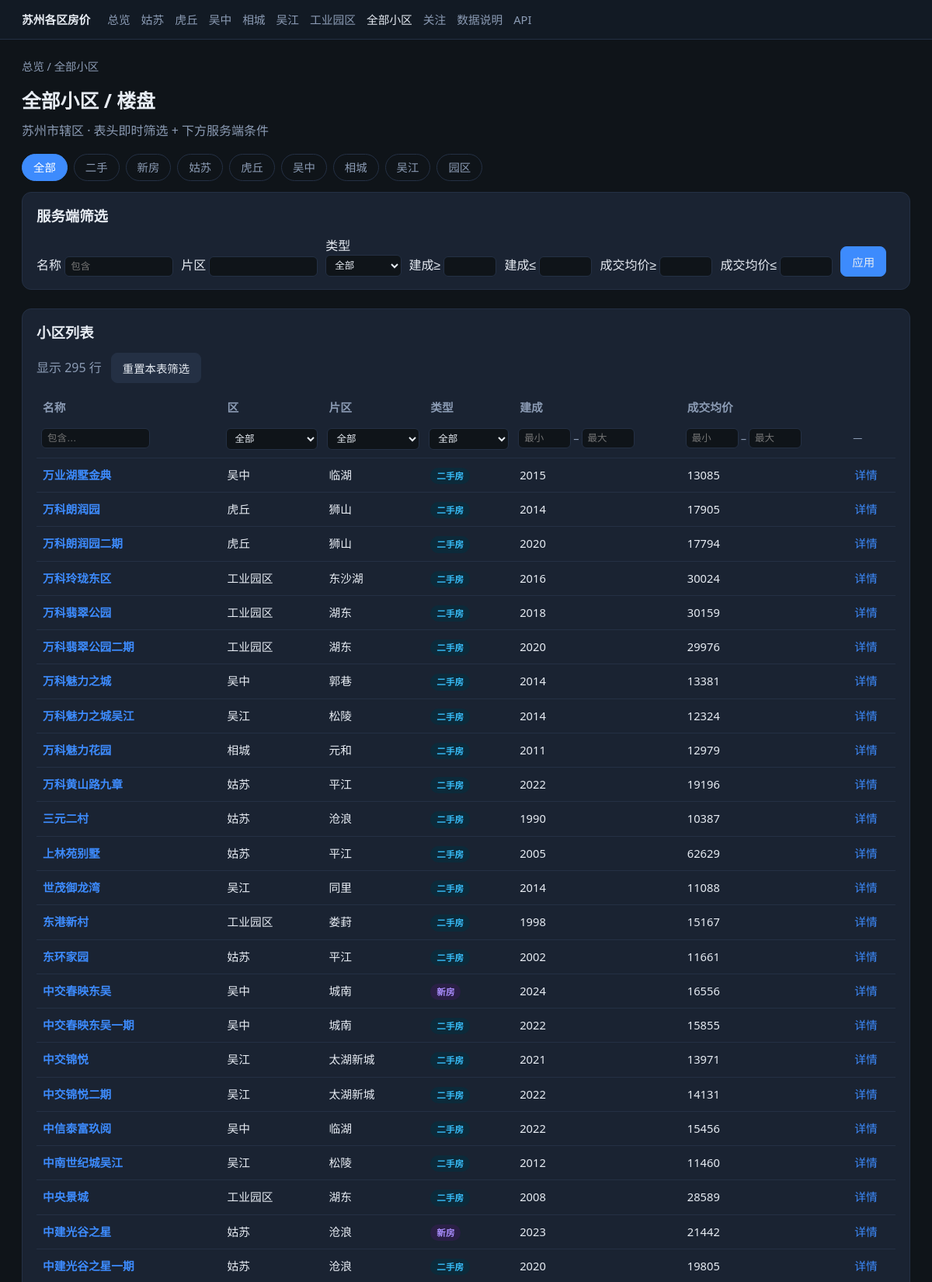
/communities (upper part), run on the app's committed database.
### db/models.py (models this page shows)
class Base(DeclarativeBase):
    pass

class Community(Base):
    __tablename__ = "communities"
    id: Mapped[int] = mapped_column(Integer, primary_key=True, autoincrement=True)
    region_id: Mapped[int] = mapped_column(ForeignKey("regions.id"), nullable=False)
    name: Mapped[str] = mapped_column(String(200), nullable=False)
    address: Mapped[Optional[str]] = mapped_column(String(500))
    area_name: Mapped[Optional[str]] = mapped_column(String(100))  # 片区：越溪/南桥等
    market_type: Mapped[str] = mapped_column(String(20), default="ershou")  # ershou / xinfang
    property_type: Mapped[Optional[str]] = mapped_column(String(50), default="住宅")
    developer: Mapped[Optional[str]] = mapped_column(String(100))
    lat: Mapped[Optional[float]] = mapped_column(Float)
    lng: Mapped[Optional[float]] = mapped_column(Float)
    build_year: Mapped[Optional[int]] = mapped_column(Integer)
    source: Mapped[Optional[str]] = mapped_column(String(50))
    source_id: Mapped[Optional[str]] = mapped_column(String(100))
    source_url: Mapped[Optional[str]] = mapped_column(String(500))
    created_at: Mapped[datetime] = mapped_column(DateTime, default=datetime.now)
    updated_at: Mapped[datetime] = mapped_column(
        DateTime, default=datetime.now, onupdate=datetime.now
    )
    region: Mapped["Region"] = relationship(back_populates="communities")
    listings: Mapped[list["Listing"]] = relationship(back_populates="community")
    transactions: Mapped[list["Transaction"]] = relationship(back_populates="community")
    snapshots: Mapped[list["PriceSnapshot"]] = relationship(back_populates="community")
    __table_args__ = (
        UniqueConstraint("source", "source_id", name="uq_community_source"),
        Index("ix_community_name", "name"),
        Index("ix_community_region", "region_id"),
        Index("ix_community_market", "market_type"),
    )

class Region(Base):
    __tablename__ = "regions"
    id: Mapped[int] = mapped_column(Integer, primary_key=True, autoincrement=True)
    city: Mapped[str] = mapped_column(String(50), nullable=False)
    district: Mapped[str] = mapped_column(String(50), nullable=False)
    code: Mapped[str] = mapped_column(String(50), unique=True, nullable=False)
    created_at: Mapped[datetime] = mapped_column(DateTime, default=datetime.now)
    communities: Mapped[list["Community"]] = relationship(back_populates="region")
    __table_args__ = (UniqueConstraint("city", "district", name="uq_city_district"),)

class PriceSnapshot(Base):
    __tablename__ = "price_snapshots"
    id: Mapped[int] = mapped_column(Integer, primary_key=True, autoincrement=True)
    community_id: Mapped[int] = mapped_column(ForeignKey("communities.id"), nullable=False)
    snap_date: Mapped[date] = mapped_column(Date, nullable=False)
    market_type: Mapped[str] = mapped_column(String(20), default="ershou")
    avg_unit_price: Mapped[Optional[float]] = mapped_column(Float)
    median_unit_price: Mapped[Optional[float]] = mapped_column(Float)
    min_unit_price: Mapped[Optional[float]] = mapped_column(Float)
    max_unit_price: Mapped[Optional[float]] = mapped_column(Float)
    sample_count: Mapped[int] = mapped_column(Integer, default=0)
    source: Mapped[str] = mapped_column(String(50), default="computed")
    created_at: Mapped[datetime] = mapped_column(DateTime, default=datetime.now)
    community: Mapped["Community"] = relationship(back_populates="snapshots")
    __table_args__ = (
        UniqueConstraint("community_id", "snap_date", "source", "market_type", name="uq_snap"),
        Index("ix_snap_date", "snap_date"),
        Index("ix_snap_market", "market_type"),
    )

### app/main.py (the view)
@app.get("/communities", response_class=HTMLResponse)
def page_communities(
    request: Request,
    region: Optional[str] = None,
    market: Optional[str] = None,
    q: Optional[str] = None,
    area: Optional[str] = None,
    year_min: Optional[int] = None,
    year_max: Optional[int] = None,
    price_min: Optional[float] = None,
    price_max: Optional[float] = None,
    db: Session = Depends(get_db),
):
    query = db.query(Community)
    if region:
        reg = db.query(Region).filter_by(code=region).first()
        if reg:
            query = query.filter(Community.region_id == reg.id)
    if market in ("ershou", "xinfang"):
        query = query.filter(Community.market_type == market)
    if q:
        query = query.filter(Community.name.contains(q))
    if area:
        query = query.filter(Community.area_name.contains(area))
    if year_min is not None:
        query = query.filter(Community.build_year >= year_min)
    if year_max is not None:
        query = query.filter(Community.build_year <= year_max)
    rows = []
    for c in query.order_by(Community.name).all():
        deal = latest_community_deal_price(db, c.id)
        if price_min is not None and (deal is None or deal < price_min):
            continue
        if price_max is not None and (deal is None or deal > price_max):
            continue
        r = db.get(Region, c.region_id)
        rows.append(
            {
                "id": c.id,
                "name": c.name,
                "area_name": c.area_name,
                "market_type": c.market_type,
                "market_label": MARKET_LABEL.get(c.market_type, c.market_type),
                "build_year": c.build_year,
                "avg_unit_price": deal,
                "avg_deal_price": deal,
                "city": r.city if r else "",
                "district": r.district if r else "",
            }
        )
    return templates.TemplateResponse(
        request,
        "communities.html",
        {
            "nav": "communities",
            "rows": rows,
            "region": region,
            "market": market,
            "q": q,
            "area": area,
            "year_min": year_min,
            "year_max": year_max,
            "price_min": price_min,
            "price_max": price_max,
        },
    )

### app/templates/communities.html (shortened to what this page needs)
{% extends "base.html" %}
{% block content %}
<div class="crumb"><a href="/">总览</a> / 全部小区</div>
<h1>全部小区 / 楼盘</h1>
<p class="sub">苏州市辖区 · 表头即时筛选 + 下方服务端条件</p>
<div class="tabs">
  <a href="/communities" class="{% if not market and not region %}active{% endif %}">全部</a>
  <a href="/communities?market=ershou" class="{% if market=='ershou' and not region %}active{% endif %}">二手</a>
  <a href="/communities?market=xinfang" class="{% if market=='xinfang' and not region %}active{% endif %}">新房</a>
  <a href="/communities?region=gusu" class="{% if region=='gusu' %}active{% endif %}">姑苏</a>
  <a href="/communities?region=huqiu" class="{% if region=='huqiu' %}active{% endif %}">虎丘</a>
  <a href="/communities?region=wuzhong" class="{% if region=='wuzhong' %}active{% endif %}">吴中</a>
  <a href="/communities?region=xiangcheng" class="{% if region=='xiangcheng' %}active{% endif %}">相城</a>
  <a href="/communities?region=wujiang" class="{% if region=='wujiang' %}active{% endif %}">吴江</a>
  <a href="/communities?region=sip" class="{% if region=='sip' %}active{% endif %}">园区</a>
</div>
<form class="card section" method="get" action="/communities">
  <h2>服务端筛选</h2>
  <div style="display:flex;flex-wrap:wrap;gap:10px;align-items:flex-end;">
    <label>名称 <input class="tf-input" name="q" value="{{ q or '' }}" placeholder="包含"></label>
    <label>片区 <input class="tf-input" name="area" value="{{ area or '' }}"></label>
    <label>类型
      <select class="tf-select" name="market">
        <option value="">全部</option>
      </select>
    </label>
    <label>建成≥ <input class="tf-input tf-num" type="number" name="year_min" value="{{ year_min or '' }}"></label>
    <label>建成≤ <input class="tf-input tf-num" type="number" name="year_max" value="{{ year_max or '' }}"></label>
    <label>成交均价≥ <input class="tf-input tf-num" type="number" name="price_min" value="{{ price_min or '' }}"></label>
    <label>成交均价≤ <input class="tf-input tf-num" type="number" name="price_max" value="{{ price_max or '' }}"></label>
    <button class="btn primary" type="submit">应用</button>
  </div>
</form>
<div class="card">
  <h2>小区列表</h2>
  <table class="filterable">
    <thead>
      <tr class="labels">
        <th data-type="text">名称</th>
        <th data-type="select">区</th>
        <th data-type="select">片区</th>
        <th data-type="select">类型</th>
        <th data-type="number">建成</th>
        <th data-type="number">成交均价</th>
        <th data-type="none"></th>
      </tr>
    </thead>
    <tbody>
      {% for row in rows %}
      <tr>
        <td data-v="{{ row.name }}"><a href="/communities/{{ row.id }}"><strong>{{ row.name }}</strong></a></td>
        <td data-v="{{ row.district }}">{{ row.district }}</td>
        <td data-v="{{ row.area_name or '' }}">{{ row.area_name or '-' }}</td>
        <td data-v="{{ row.market_label }}"><span class="badge {{ row.market_type }}">{{ row.market_label }}</span></td>
        <td data-v="{{ row.build_year or '' }}">{{ row.build_year or '-' }}</td>
        <td data-v="{{ row.avg_unit_price or '' }}">{% if row.avg_unit_price %}{{ '%.0f'|format(row.avg_unit_price) }}{% else %}-{% endif %}</td>
        <td><a href="/communities/{{ row.id }}">详情</a></td>
      </tr>
      {% endfor %}
    </tbody>
  </table>
</div>
{% endblock %}

### app/templates/base.html (style rules this page uses)
:root { --bg:#0f1419; --card:#1a2332; --text:#e7ecf3; --muted:#8b9bb4; --accent:#3d8bfd; --good:#3dd68c; --warn:#f5a524; --xinfang:#a78bfa; --ershou:#38bdf8; --border:#243044; }
* { box-sizing: border-box; }
body { margin:0; font-family:"Segoe UI","PingFang SC","Microsoft YaHei",sans-serif; background:var(--bg); color:var(--text); line-height:1.5; }
a { color:var(--accent); text-decoration:none; }
.crumb { color:var(--muted); font-size:0.9rem; margin-bottom:14px; }
.crumb a { color:var(--muted); }
h1 { margin:0 0 8px; font-size:1.55rem; }
h2 { margin:0 0 12px; font-size:1.15rem; }
.sub { color:var(--muted); margin:0 0 18px; }
.card { background:var(--card); border:1px solid var(--border); border-radius:12px; padding:16px 18px; }
table { width:100%; border-collapse:collapse; font-size:0.92rem; }
th, td { text-align:left; padding:10px 8px; border-bottom:1px solid var(--border); vertical-align:top; }
th { color:var(--muted); font-weight:600; white-space:nowrap; }
.badge { display:inline-block; padding:2px 8px; border-radius:999px; font-size:0.72rem; font-weight:600; }
.badge.ershou { background:#0c2a3a; color:var(--ershou); }
.badge.xinfang { background:#2a1f45; color:var(--xinfang); }
.tabs { display:flex; gap:8px; margin-bottom:14px; flex-wrap:wrap; }
.tabs a, .tabs span { padding:6px 14px; border-radius:999px; border:1px solid var(--border); color:var(--muted); font-size:0.9rem; }
.tabs a.active, .tabs span.active { background:var(--accent); border-color:var(--accent); color:#fff; }
.btn { display:inline-block; padding:8px 14px; border-radius:8px; border:1px solid var(--border); background:#243044; color:var(--text); cursor:pointer; font-size:0.9rem; }
.btn.primary { background:var(--accent); border-color:var(--accent); }
.section { margin-bottom:24px; }
.tf-input, .tf-select { width:100%; max-width:140px; box-sizing:border-box; background:#0f1419; color:var(--text); border:1px solid var(--border); border-radius:6px; padding:5px 7px; font-size:0.78rem; }
.tf-select { max-width:120px; }
.tf-num { max-width:68px; }
thead tr.labels th { border-bottom:none; }

### data on the page
Community: name "万业湖墅金典", area_name "临湖", build_year "2015"
Region: district "吴中" "吴中" "吴中" "吴中" "吴中"
PriceSnapshot: avg_unit_price "13085"
Community: name "万科朗润园", area_name "狮山", build_year "2014"
Region: district "虎丘" "虎丘"
PriceSnapshot: avg_unit_price "17905"
Community: name "万科朗润园二期", area_name "狮山", build_year "2020"
PriceSnapshot: avg_unit_price "17794"
Community: name "万科玲珑东区", area_name "东沙湖", build_year "2016"
Region: district "工业园区" "工业园区" "工业园区" "工业园区" "工业园区"
Community: name "万科翡翠公园", area_name "湖东", build_year "2018"
Community: name "万科翡翠公园二期", area_name "湖东", build_year "2020"
Community: name "万科魅力之城", area_name "郭巷", build_year "2014"
PriceSnapshot: avg_unit_price "13381"
Community: name "万科魅力之城吴江", area_name "松陵", build_year "2014"
Region: district "吴江" "吴江" "吴江" "吴江" "吴江"
Community: name "万科魅力花园", area_name "元和", build_year "2011"
Region: district "相城"
Community: name "万科黄山路九章", area_name "平江", build_year "2022"
Region: district "姑苏" "姑苏" "姑苏" "姑苏" "姑苏" "姑苏"
PriceSnapshot: avg_unit_price "19196"
Community: name "三元二村", area_name "沧浪", build_year "1990"
PriceSnapshot: avg_unit_price "10387"
Community: name "上林苑别墅", area_name "平江", build_year "2005"
PriceSnapshot: avg_unit_price "62629"
Community: name "世茂御龙湾", area_name "同里", build_year "2014"
Community: name "东港新村", area_name "娄葑", build_year "1998"
Community: name "东环家园", area_name "平江", build_year "2002"
PriceSnapshot: avg_unit_price "11661"
Community: name "中交春映东吴", area_name "城南", build_year "2024"
Community: name "中交春映东吴一期", area_name "城南", build_year "2022"
Community: name "中交锦悦", area_name "太湖新城", build_year "2021"
Community: name "中交锦悦二期", area_name "太湖新城", build_year "2022"
Community: name "中信泰富玖阅", area_name "临湖", build_year "2022"
Community: name "中南世纪城吴江", area_name "松陵", build_year "2012"
Community: name "中央景城", area_name "湖东", build_year "2008"
Community: name "中建光谷之星", area_name "沧浪", build_year "2023"
PriceSnapshot: avg_unit_price "21442"
Community: name "中建光谷之星一期", area_name "沧浪", build_year "2020"
PriceSnapshot: avg_unit_price "19805"

### other printed values
{{ row.market_label }} "二手房" "二手房" "二手房" "二手房" "二手房" "二手房" "二手房" "二手房" "二手房" "二手房" "二手房" "二手房" "二手房" "二手房" "二手房" "新房" "二手房" "二手房" "二手房" "二手房" "二手房" "二手房" "新房" "二手房"
{{ '%.0f'|format(row.avg_unit_price) }} "30024" "30159" "29976" "12324" "12979" "11088" "15167" "16556" "15855" "13971" "14131" "15456" "11460" "28589"
